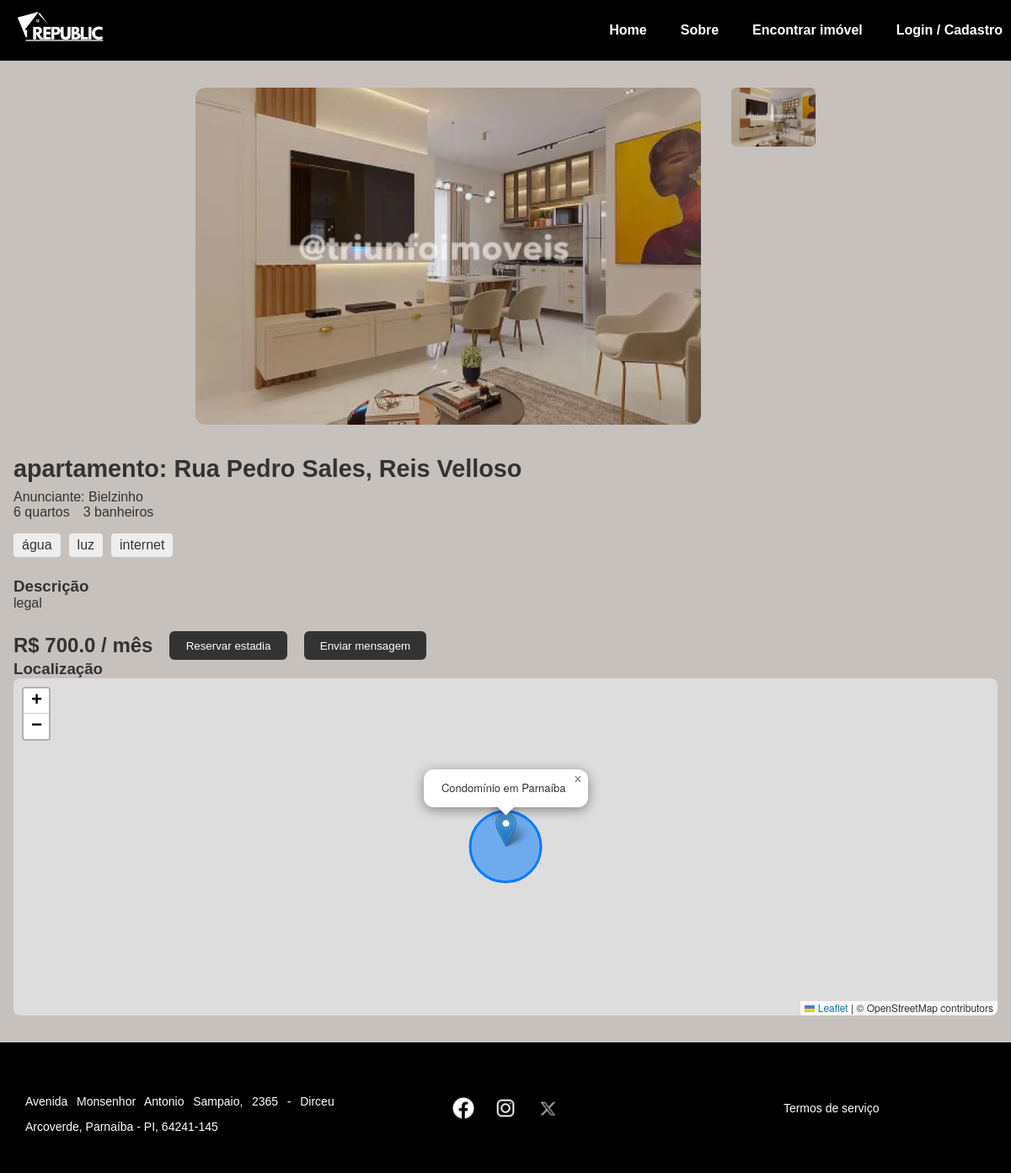
The app's page /detalhes_apartamento/10 with its own data.
### tables this page shows
CREATE TABLE apartamentos (
    id INTEGER PRIMARY KEY AUTOINCREMENT,
    endereco TEXT,
    bairro TEXT,
    numero TEXT,
    cep TEXT,
    complemento TEXT,
    valor REAL,
    quartos INTEGER,
    banheiros INTEGER,
    inclusos TEXT,
    outros TEXT,
    descricao TEXT,
    imagem TEXT,
    tipo TEXT
, usuario_id INTEGER);

CREATE TABLE usuarios (
    id INTEGER PRIMARY KEY AUTOINCREMENT,
    nome TEXT NOT NULL,
    email TEXT NOT NULL UNIQUE,
    senha TEXT NOT NULL,
    celular TEXT NOT NULL
);

### app.py (the view)
@app.route('/detalhes_apartamento/<int:id>')
def detalhes_apartamento(id):
    conn = sqlite3.connect('instance/banco.db')
    cursor = conn.cursor()
    cursor.execute("""
       SELECT id, endereco, bairro, numero, cep, complemento, valor, quartos,
              banheiros, inclusos, outros, descricao, imagem, tipo, usuario_id
       FROM apartamentos WHERE id = ?
    """, (id,))
    row = cursor.fetchone()
    if row and len(row) >= 15:
        apt = {
            'id': row[0],
            'endereco': row[1],
            'bairro': row[2],
            'numero': row[3],
            'cep': row[4],
            'complemento': row[5],
            'valor': row[6],
            'quartos': row[7],
            'banheiros': row[8],
            'inclusos': row[9].split(',') if row[9] else [],
            'outros': row[10],
            'descricao': row[11],
            'imagens': row[12].split(',') if row[12] else ['default.jpg'],
            'tipo': row[13],
            'usuario_id': row[14]
        }
        cursor.execute('SELECT nome FROM usuarios WHERE id = ?', (apt['usuario_id'],))
        dono = cursor.fetchone()
        dono_nome = dono[0] if dono else 'Desconhecido'
        conn.close()
        return render_template('apt.html', apartamento=apt, dono_nome=dono_nome, usuario_logado=session.get('usuario_id'))
    conn.close()
    return "Apartamento não encontrado", 404

### app.py (called while the page is built, shortened)
def obter_usuario_nome():
    return None

@app.context_processor
def inject_usuario_nome():
    return dict(usuario_nome=obter_usuario_nome())

### templates/apt.html (shortened to what this page needs)
<!DOCTYPE html>
<html lang="pt-br">
<head>
  <link rel="stylesheet" href="{{ url_for('static', filename='css/style.css') }}">
  <link rel="stylesheet" href="{{ url_for('static', filename='css/apt.css') }}">
  <link rel="stylesheet" href="{{ url_for('static', filename='css/map.css') }}">
  <link rel="stylesheet" href="https://unpkg.com/leaflet/dist/leaflet.css" />
</head>
<body>
  <header class="header">
    <div class="logo">
      <a href="{{ url_for('index') }}">
        <img src="{{ url_for('static', filename='img/logo/logo_branca.png') }}" alt="Republic Logo">
      </a>
    </div>
    <nav class="nav">
      <a href="{{ url_for('index') }}">Home</a>
      <a href="{{ url_for('sobre') }}">Sobre</a>
      <a href="{{ url_for('pesquisa') }}">Encontrar imóvel</a>
      {% if usuario_nome %}
      <div class="user-info">
        <div class="separator">|</div>
        <span class="saudacao">Olá, {{ usuario_nome }}!</span>
        <a href="{{ url_for('logout') }}" class="logout-btn">Sair</a>
      </div>
      {% else %}
      <a href="{{ url_for('cadastro') }}">Login / Cadastro</a>
      {% endif %}
    </nav>
  </header>
  <main class="main-content">
    <div class="image-gallery side-by-side">
      <div class="main-img">
        {% if apartamento.imagens and apartamento.imagens|length > 0 %}
          <img id="current-img" src="{{ url_for('static', filename='img/apts/' + apartamento.imagens[0]) }}" alt="Imagem principal">
        {% else %}
          <img id="current-img" src="{{ url_for('static', filename='img/apts/default.jpg') }}" alt="Imagem padrão">
        {% endif %}
      </div>
      <div class="thumbs">
        {% for img in apartamento.imagens %}
          <img class="thumb" src="{{ url_for('static', filename='img/apts/' + img) }}" alt="Imagem" onclick="changeImage('{{ img }}')">
        {% endfor %}
      </div>
    </div>
    <section class="details">
      <h2>{{ apartamento.tipo }}: {{ apartamento.endereco }}, {{ apartamento.bairro }}</h2>
<div class="anunciante">
  <span>Anunciante: {{ dono_nome }}</span>
</div>
      <ul class="info">
        <li>{{ apartamento.quartos }} quartos</li>
        <li>{{ apartamento.banheiros }} banheiros</li>
      </ul>
      <div class="highlights">
        {% for item in apartamento.inclusos %}
        <span>{{ item }}</span>
        {% endfor %}
      </div>
      <section class="description">
        <h3>Descrição</h3>
        <p>{{ apartamento.descricao }}</p>
      </section>
      <div class="price-action">
        <span class="price">R$ {{ apartamento.valor }} / mês</span>
        <button>Reservar estadia</button>
        <button>Enviar mensagem</button>
      </div>
    </section>
    <section class="map">
      <h3>Localização</h3>
      <div id="map"></div>
    </section>
  </main>
  <footer class="footer">
    <div class="footer-content">
      <div class="container text-center">
        <div class="row">
          <div class="col">
            <p>Avenida Monsenhor Antonio Sampaio, 2365 - Dirceu Arcoverde, Parnaíba - PI, 64241-145</p>
          </div>
          <div class="col">
            <div class="socials">
              <a href="#"><img src="{{ url_for('static', filename='img/socials/facebook.png') }}" alt="Facebook"></a>
              <a href="#"><img src="{{ url_for('static', filename='img/socials/ig.png') }}" alt="Instagram"></a>
              <a href="#"><img src="{{ url_for('static', filename='img/socials/x.webp') }}" alt="X"></a>
            </div>
          </div>
          <div class="col">
            <a href="{{ url_for('termos') }}">Termos de serviço</a>
          </div>
        </div>
      </div>
    </div>
  </footer>
</body>
</html>

### static/css/style.css (style rules this page uses)
* { margin: 0; padding: 0; box-sizing: border-box; }
body { font-family: Arial, sans-serif; background-color: #c6c1bd; color: #333; }
.nav { display: flex; align-items: center; gap: 20px; }
.header { background: rgb(0, 0, 0); display: flex; align-items: center; justify-content: space-between; padding: 10px; }
.logo img { width: 120px; }
.nav a { color: white; text-decoration: none; margin-left: 20px; font-weight: bold; }
.container { padding: 30px 50px; }
.container p { text-align: justify; line-height: 30px; margin-top: 15px; }
.footer { background-color: black; color: white; padding: 30px 0; font-size: 14px; }
.footer-content .container { max-width: 1200px; margin: 0 auto; padding: 0 20px; }
.footer-content .row { display: flex; justify-content: space-between; align-items: center; flex-wrap: wrap; text-align: center; }
.footer-content .col { flex: 1; padding: 10px; }
.footer-content .socials a img { width: 30px; margin: 0 8px; vertical-align: middle; }
.footer-content a { color: white; text-decoration: none; }

### static/css/apt.css (style rules this page uses)
.main-content { max-width: 1200px; margin: 2rem auto; padding: 0 1rem; }
.image-gallery { display: flex; flex-direction: column; align-items: center; gap: 1rem; }
.image-gallery.side-by-side { flex-direction: row; align-items: flex-start; justify-content: center; }
.main-img img { width: 100%; max-width: 800px; height: auto; border-radius: 12px; }
.image-gallery.side-by-side .main-img img { width: 600px; height: 400px; object-fit: cover; border-radius: 12px; }
.thumbs { display: flex; gap: 10px; flex-wrap: wrap; justify-content: center; }
.image-gallery.side-by-side .thumbs { flex-direction: column; gap: 10px; margin-left: 20px; }
.thumbs img { width: 100px; height: 70px; object-fit: cover; border-radius: 6px; cursor: pointer; transition: transform 0.2s; }
.details { margin-top: 2rem; }
.details h2 { font-size: 1.8rem; margin-bottom: 0.5rem; }
.info { list-style: none; padding: 0; display: flex; flex-wrap: wrap; gap: 1rem; }
.highlights { display: flex; flex-wrap: wrap; gap: 10px; margin: 1rem 0; }
.highlights span { background-color: #eee; padding: 5px 10px; border-radius: 4px; }
.description { margin: 1.5rem 0; }
.price-action { display: flex; align-items: center; gap: 20px; flex-wrap: wrap; }
.price { font-weight: bold; font-size: 1.5rem; }
.price-action button { background-color: #333; color: white; border: none; padding: 0.6rem 1.2rem; border-radius: 6px; cursor: pointer; transition: background-color 0.2s; }

### static/css/map.css (style rules this page uses)
#map { width: 100%; height: 100%; min-height: 400px; border-radius: 8px; }

### records on screen
apartamentos: imagem (picture), tipo "apartamento", endereco "Rua Pedro Sales", bairro "Reis Velloso", quartos "6", banheiros "3", descricao "legal", valor "700.0"
usuarios: nome "Bielzinho"

### other values on screen
{{ item }} "água" "luz" "internet"
